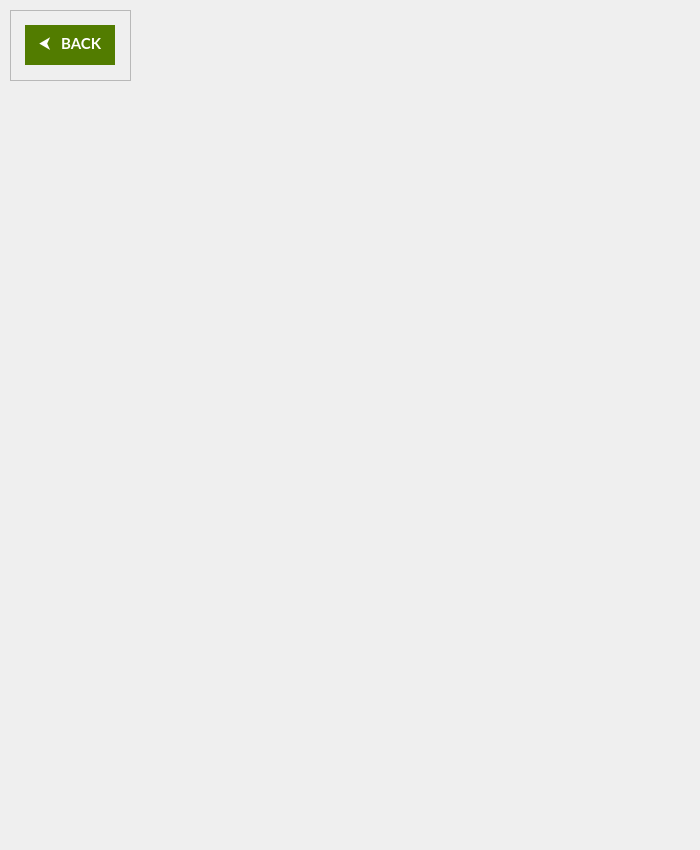
<?xml version="1.0" encoding="UTF-8"?>
<ui version="4.0">
 <class>RemoveAccountWindow</class>
 <widget class="QMainWindow" name="RemoveAccountWindow">
  <property name="geometry">
   <rect>
    <x>0</x>
    <y>0</y>
    <width>700</width>
    <height>850</height>
   </rect>
  </property>
  <property name="minimumSize">
   <size>
    <width>700</width>
    <height>850</height>
   </size>
  </property>
  <property name="maximumSize">
   <size>
    <width>700</width>
    <height>850</height>
   </size>
  </property>
  <property name="windowTitle">
   <string>AccountGuard - Remove Account Window</string>
  </property>
  <property name="windowIcon">
   <iconset resource="../assets/qrc/app-icon.qrc">
    <normaloff>:/newPrefix/imgs/lock-logo.ico</normaloff>:/newPrefix/imgs/lock-logo.ico</iconset>
  </property>
  <property name="styleSheet">
   <string notr="true">border-image: url(:/newPrefix/imgs/bg.png);</string>
  </property>
  <widget class="QWidget" name="centralwidget">
   <widget class="QFrame" name="removeAccountWindow_BackBtnFrame">
    <property name="geometry">
     <rect>
      <x>10</x>
      <y>10</y>
      <width>121</width>
      <height>71</height>
     </rect>
    </property>
    <property name="styleSheet">
     <string notr="true">QFrame {
	background-color: none;
	border-image: none;
}</string>
    </property>
    <property name="frameShape">
     <enum>QFrame::StyledPanel</enum>
    </property>
    <property name="frameShadow">
     <enum>QFrame::Raised</enum>
    </property>
    <layout class="QHBoxLayout" name="horizontalLayout_2">
     <item>
      <layout class="QHBoxLayout" name="horizontalLayout">
       <item>
        <widget class="QPushButton" name="removeAccountWindow_BackBtn">
         <property name="minimumSize">
          <size>
           <width>90</width>
           <height>40</height>
          </size>
         </property>
         <property name="maximumSize">
          <size>
           <width>80</width>
           <height>16777215</height>
          </size>
         </property>
         <property name="font">
          <font>
           <family>Lato</family>
           <pointsize>11</pointsize>
           <weight>75</weight>
           <bold>true</bold>
          </font>
         </property>
         <property name="cursor">
          <cursorShape>PointingHandCursor</cursorShape>
         </property>
         <property name="styleSheet">
          <string notr="true">QPushButton {
	background-color: #527C00;
	border-image: none;
	border: none;
	color: white;
}

QPushButton::hover {
	background-color: #335413;
}</string>
         </property>
         <property name="text">
          <string>  ⮜   BACK  </string>
         </property>
        </widget>
       </item>
      </layout>
     </item>
    </layout>
   </widget>
  </widget>
 </widget>
 <resources>
  <include location="../assets/qrc/app-icon.qrc"/>
  <include location="../assets/qrc/background-gradient.qrc"/>
 </resources>
 <connections/>
</ui>
